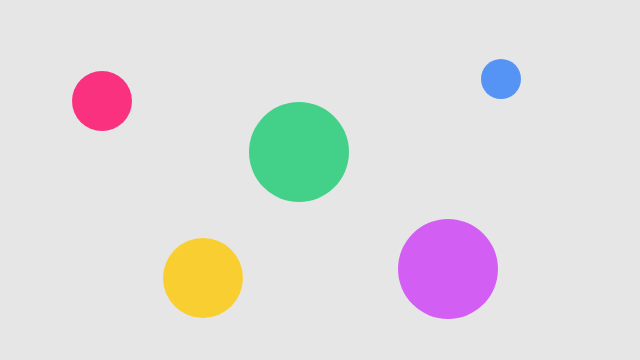
Frame 1 (no input)
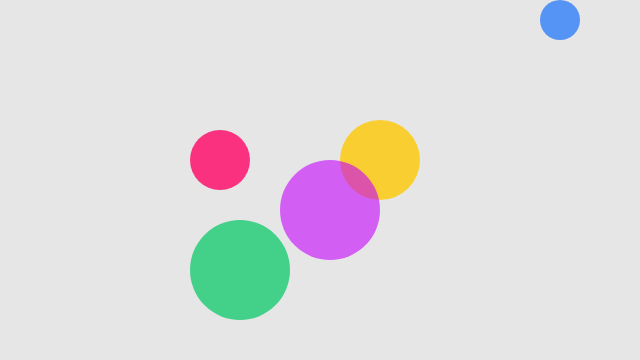
Frame 60 (no input)
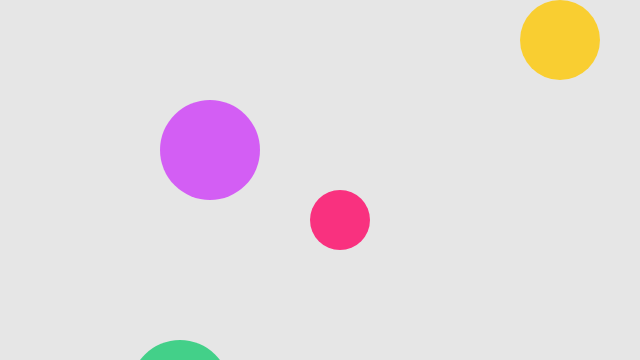
Frame 120 (the mouse pressed at the canvas centre since frame 60)

The p5.js sketch that drew these frames (run headless with seeded random() and noise() and a simulated clock; from frame 60 on, the mouse is pressed at the canvas centre):

// p5.js sketch
// ── sketch.js
// What changed: each Ball now has a velocity (vx, vy) and a move()
// method, called every frame in draw() so the balls animate.
class Ball {
    constructor(x, y, vx, vy, d, c) {
        this.x = x;
        this.y = y;
        this.vx = vx;
        this.vy = vy;
        this.diameter = d;
        this.col = c;
    }

    move() {
        this.x += this.vx;
        this.y += this.vy;
    }

    display() {
        noStroke();
        fill(this.col);
        circle(this.x, this.y, this.diameter);
    }
}

let balls;

const bg = 230;

function setup() {
    createCanvas(640, 360);

    balls = [
        new Ball(100, 100,  2,  1, 60,  color(255, 0, 100, 200)),
        new Ball(300, 150, -1,  2, 100, color(0, 200, 100, 180)),
        new Ball(500, 80,   1, -1, 40,  color(0, 100, 255, 160)),
        new Ball(200, 280,  3, -2, 80,  color(255, 200, 0, 200)),
        new Ball(450, 270, -2, -1, 100, color(200, 0, 255, 150))
    ];
}

function draw() {
    background(bg);

    for (let i = 0; i < balls.length; i++) {
        balls[i].move();
        balls[i].display();
    }
}
